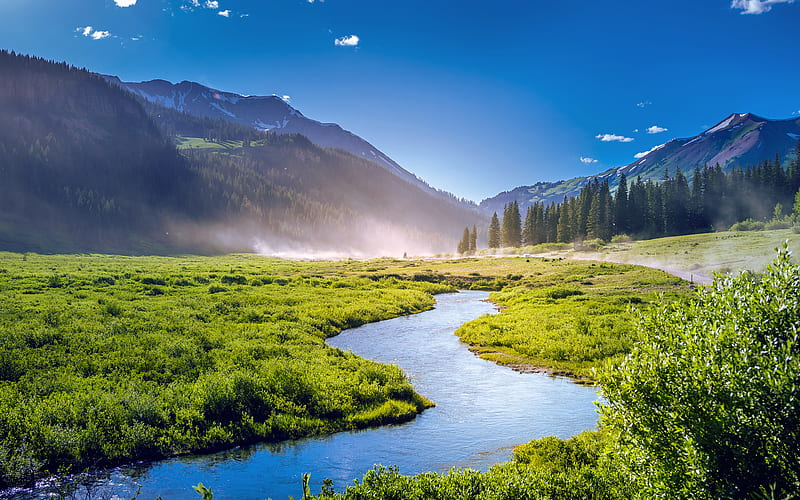
#> input picture DAY58/nature.jpg, 800 x 500 px
$ jupyter execute resize.ipynb
#> lines starting #> are read from the running program, lines starting #| are printed output that depends on the picture
[cell 1]
# Load the necessary library
import cv2
import matplotlib.pyplot as plt

# Load an image
image = cv2.imread('nature.jpg')
#> image is the input picture: shape (500, 800, 3); mean B, G, R 117.9, 118.2, 88.8

# Convert the image from BGR (OpenCV format) to RGB (Matplotlib format)
image_rgb = cv2.cvtColor(image, cv2.COLOR_BGR2RGB)

# Resize image to 256x256 pixels
resized_image = cv2.resize(image_rgb, (125, 128))
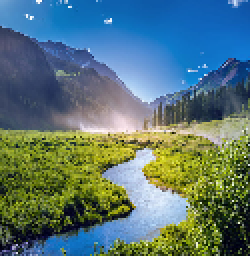
#> resized_image: shape (128, 125, 3) (shown 2 times larger); mean R, G, B 88.9, 118.2, 118


# Display the original and resized images
plt.figure(figsize=(10, 5))
plt.subplot(1, 2, 1)
plt.title('Original Image')
plt.imshow(image_rgb)
plt.axis('off')
plt.subplot(1, 2, 2)
plt.title('Resized Image (125x128)')
plt.imshow(resized_image)
plt.axis('off')
plt.show()
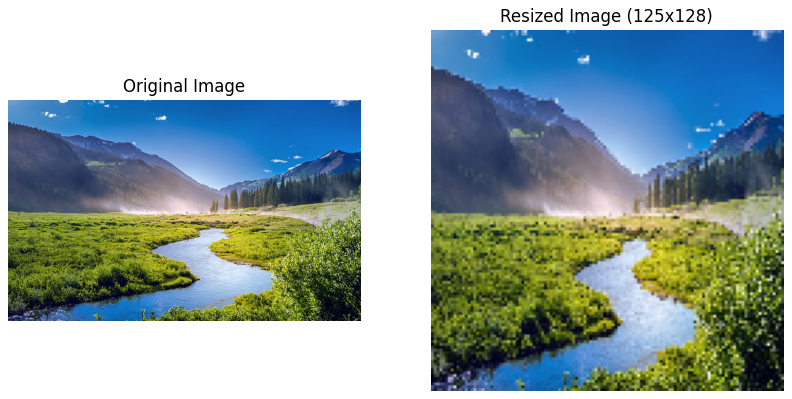
#> figure drawn by matplotlib, 2 panels

# Save or display the resized image
# cv2.imwrite('resized_image.jpg', resized_image)

# Crop image to a region (x, y, width, height)
cropped_image = image_rgb[50:130, 50:200]
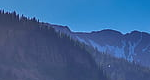
#> cropped_image: shape (80, 150, 3); mean R, G, B 59.7, 98.5, 148.9


# Display the original and resized images
plt.figure(figsize=(10, 5))
plt.subplot(1, 2, 1)
plt.title('Original Image')
plt.imshow(image_rgb)
plt.axis('off')
plt.subplot(1, 2, 2)
plt.title('cropped_image')
plt.imshow(cropped_image)
plt.axis('off')
plt.show()
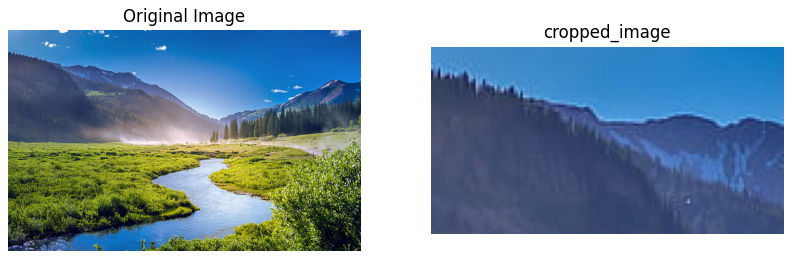
#> figure drawn by matplotlib, 2 panels

# Rotate image by 45 degrees
(h, w) = image_rgb.shape[:2]
#> h = 500; w = 800
center = (w // 2, h // 2)
#> center = (400, 250)
M = cv2.getRotationMatrix2D(center, 45, 1.0)
rotated_image = cv2.warpAffine(image_rgb, M, (w, h))
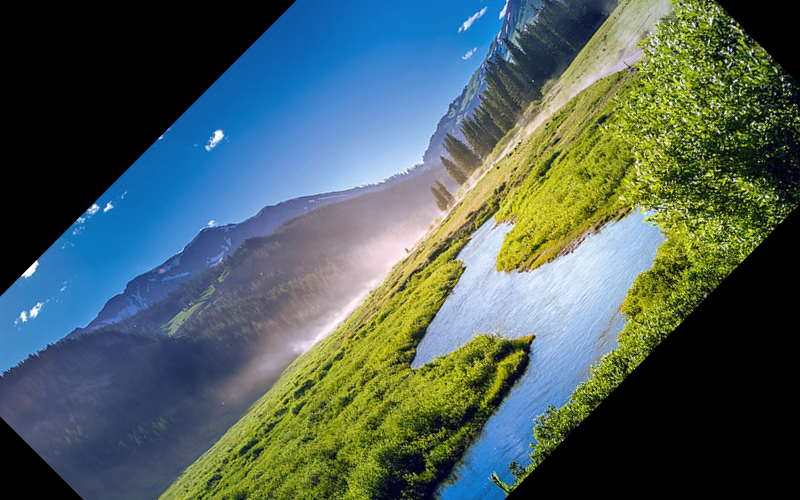
#> rotated_image: shape (500, 800, 3); mean R, G, B 76.8, 95.9, 91.5


# Display the original and resized images
plt.figure(figsize=(10, 5))
plt.subplot(1, 2, 1)
plt.title('Original Image')
plt.imshow(image_rgb)
plt.axis('off')
plt.subplot(1, 2, 2)
plt.title('rotated_image')
plt.imshow(rotated_image)
plt.axis('off')
plt.show()

$ run again, with DAY58/2.jpg copied over DAY58/nature.jpg
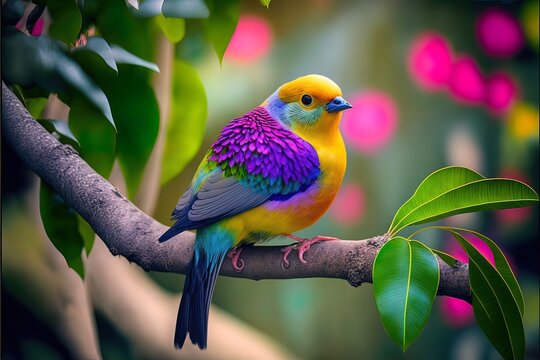
#> input picture DAY58/2.jpg, 540 x 360 px
#> image is the input picture: shape (360, 540, 3); mean B, G, R 71.5, 89, 92.2
#> `cropped_image = image_rgb[50:130, 50:200]`:
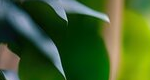
#> cropped_image: shape (80, 150, 3); mean R, G, B 67.1, 95.2, 43
#> `rotated_image = cv2.warpAffine(image_rgb, M, (w, h))`:
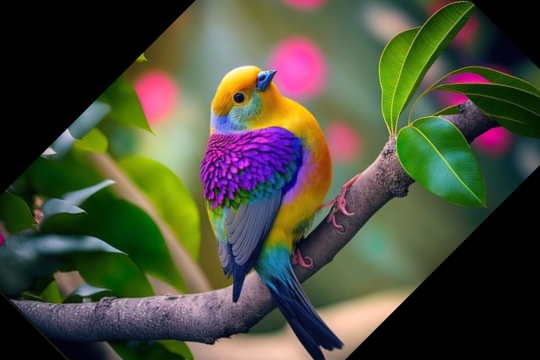
#> rotated_image: shape (360, 540, 3); mean R, G, B 74.4, 76, 58.7

$ run again, with DAY58/img3.png saved as DAY58/nature.jpg
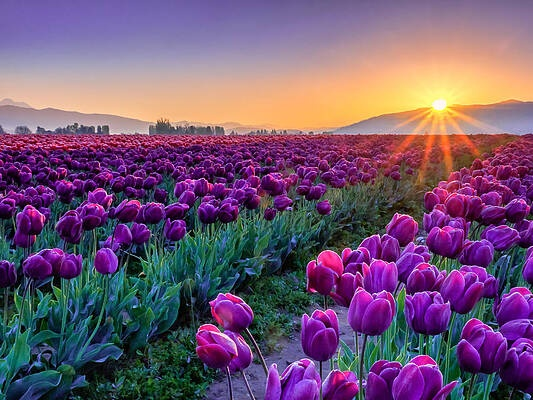
#> input picture DAY58/img3.png, 533 x 400 px
#> image is the input picture: shape (400, 533, 3); mean B, G, R 114, 85.4, 114.7
#> `cropped_image = image_rgb[50:130, 50:200]`:
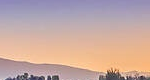
#> cropped_image: shape (80, 150, 3); mean R, G, B 197, 168.7, 162.5
#> `rotated_image = cv2.warpAffine(image_rgb, M, (w, h))`:
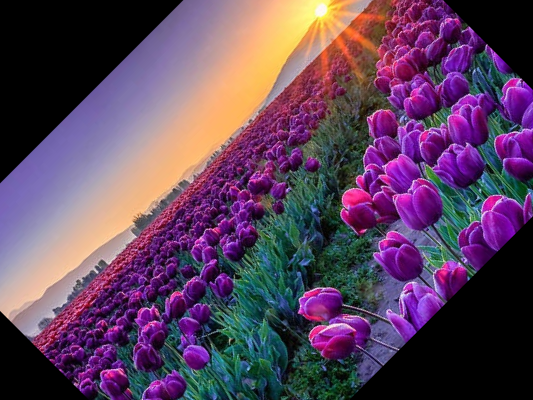
#> rotated_image: shape (400, 533, 3); mean R, G, B 94.2, 66.4, 92.6
